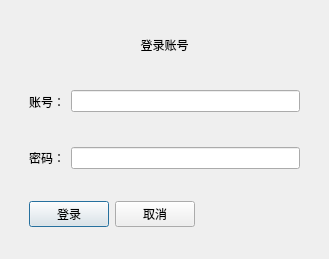
<?xml version="1.0" encoding="UTF-8"?>
<ui version="4.0">
 <class>Qt_XML</class>
 <widget class="QDialog" name="Qt_XML">
  <property name="geometry">
   <rect>
    <x>0</x>
    <y>0</y>
    <width>329</width>
    <height>259</height>
   </rect>
  </property>
  <property name="windowTitle">
   <string>Qt_XML</string>
  </property>
  <layout class="QVBoxLayout" name="verticalLayout_2">
   <item>
    <widget class="QWidget" name="widget_4" native="true">
     <layout class="QVBoxLayout" name="verticalLayout">
      <item>
       <widget class="QLabel" name="label_3">
        <property name="text">
         <string>登录账号</string>
        </property>
        <property name="alignment">
         <set>Qt::AlignCenter</set>
        </property>
       </widget>
      </item>
      <item>
       <widget class="QWidget" name="widget" native="true">
        <layout class="QHBoxLayout" name="horizontalLayout">
         <item>
          <widget class="QLabel" name="label">
           <property name="text">
            <string>账号：</string>
           </property>
          </widget>
         </item>
         <item>
          <widget class="QLineEdit" name="LE_Username"/>
         </item>
        </layout>
       </widget>
      </item>
      <item>
       <widget class="QWidget" name="widget_2" native="true">
        <layout class="QHBoxLayout" name="horizontalLayout_2">
         <item>
          <widget class="QLabel" name="label_2">
           <property name="text">
            <string>密码：</string>
           </property>
          </widget>
         </item>
         <item>
          <widget class="QLineEdit" name="LE_Password"/>
         </item>
        </layout>
       </widget>
      </item>
      <item>
       <widget class="QWidget" name="widget_3" native="true">
        <layout class="QHBoxLayout" name="horizontalLayout_3">
         <item>
          <spacer name="horizontalSpacer">
           <property name="orientation">
            <enum>Qt::Horizontal</enum>
           </property>
           <property name="sizeHint" stdset="0">
            <size>
             <width>31</width>
             <height>20</height>
            </size>
           </property>
          </spacer>
         </item>
         <item>
          <widget class="QPushButton" name="PB_Login">
           <property name="text">
            <string>登录</string>
           </property>
          </widget>
         </item>
         <item>
          <widget class="QPushButton" name="PB_Cancel">
           <property name="text">
            <string>取消</string>
           </property>
          </widget>
         </item>
         <item>
          <spacer name="horizontalSpacer_2">
           <property name="orientation">
            <enum>Qt::Horizontal</enum>
           </property>
           <property name="sizeHint" stdset="0">
            <size>
             <width>280</width>
             <height>20</height>
            </size>
           </property>
          </spacer>
         </item>
        </layout>
       </widget>
      </item>
     </layout>
    </widget>
   </item>
  </layout>
 </widget>
 <resources/>
 <connections/>
</ui>
